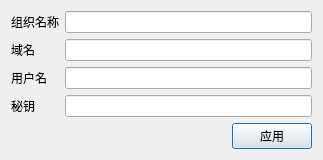
<?xml version="1.0" encoding="UTF-8"?>
<ui version="4.0">
 <class>CSettingDialog</class>
 <widget class="QDialog" name="CSettingDialog">
  <property name="geometry">
   <rect>
    <x>0</x>
    <y>0</y>
    <width>323</width>
    <height>149</height>
   </rect>
  </property>
  <property name="windowTitle">
   <string>Dialog</string>
  </property>
  <layout class="QVBoxLayout" name="verticalLayout">
   <item>
    <layout class="QGridLayout" name="gridLayout_2">
     <item row="0" column="2">
      <widget class="QLineEdit" name="lineEdit"/>
     </item>
     <item row="2" column="2">
      <widget class="QLineEdit" name="lineEdit_3"/>
     </item>
     <item row="3" column="0">
      <widget class="QLabel" name="label_4">
       <property name="text">
        <string>秘钥</string>
       </property>
      </widget>
     </item>
     <item row="1" column="2">
      <widget class="QLineEdit" name="lineEdit_2"/>
     </item>
     <item row="2" column="0">
      <widget class="QLabel" name="label_3">
       <property name="text">
        <string>用户名</string>
       </property>
      </widget>
     </item>
     <item row="0" column="0">
      <widget class="QLabel" name="label">
       <property name="text">
        <string>组织名称</string>
       </property>
      </widget>
     </item>
     <item row="1" column="0">
      <widget class="QLabel" name="label_2">
       <property name="text">
        <string>域名</string>
       </property>
      </widget>
     </item>
     <item row="3" column="2">
      <widget class="QLineEdit" name="lineEdit_4"/>
     </item>
    </layout>
   </item>
   <item>
    <layout class="QHBoxLayout" name="horizontalLayout">
     <item>
      <spacer name="horizontalSpacer">
       <property name="orientation">
        <enum>Qt::Horizontal</enum>
       </property>
       <property name="sizeHint" stdset="0">
        <size>
         <width>40</width>
         <height>20</height>
        </size>
       </property>
      </spacer>
     </item>
     <item>
      <widget class="QPushButton" name="pushButton">
       <property name="text">
        <string>应用</string>
       </property>
      </widget>
     </item>
    </layout>
   </item>
  </layout>
 </widget>
 <resources/>
 <connections/>
</ui>
